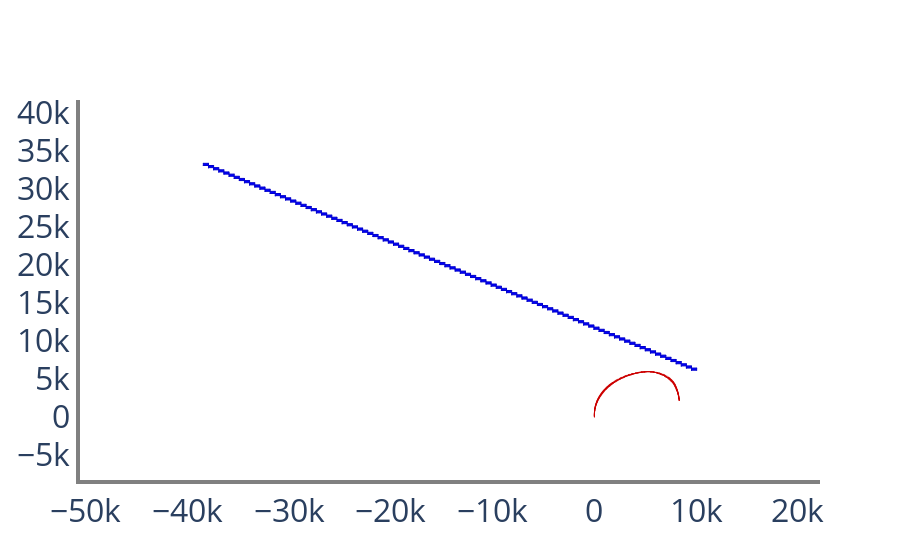

Notebook source saved alongside this figure:
### Code cell
from verse.plotter.plotter3D import *
import pyvista as pv
import warnings

warnings.filterwarnings("ignore")

from verse.plotter.plotter2D import *
import plotly.graph_objects as go

fig = go.Figure()
fig = reachtube_tree(traces_veri, None, fig, 1, 2)
fig.show()

# pv.set_jupyter_backend(None)
# fig = pv.Plotter()
# # fig = plot3dMap(M4(), ax=fig)
# fig = plot3dReachtube(traces_veri, "aircraft1", 1, 2, 3, color="r", ax=fig)
# fig = plot3dReachtube(traces_veri, "aircraft2", 1, 2, 3, color="b", ax=fig)
# fig.set_background("#e0e0e0")
# fig.show()
